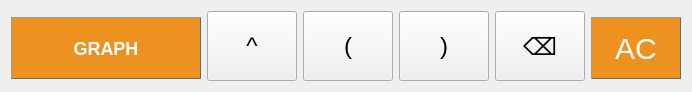
     <widget class="QWidget" name="layoutWidget">
      <property name="geometry">
       <rect>
        <x>50</x>
        <y>100</y>
        <width>692</width>
        <height>82</height>
       </rect>
      </property>
      <layout class="QHBoxLayout" name="horizontalLayout">
       <item>
        <widget class="QPushButton" name="button_graph">
         <property name="sizePolicy">
          <sizepolicy hsizetype="Fixed" vsizetype="Fixed">
           <horstretch>0</horstretch>
           <verstretch>0</verstretch>
          </sizepolicy>
         </property>
         <property name="minimumSize">
          <size>
           <width>190</width>
           <height>70</height>
          </size>
         </property>
         <property name="maximumSize">
          <size>
           <width>190</width>
           <height>70</height>
          </size>
         </property>
         <property name="baseSize">
          <size>
           <width>190</width>
           <height>70</height>
          </size>
         </property>
         <property name="font">
          <font>
           <pointsize>-1</pointsize>
           <italic>false</italic>
           <bold>true</bold>
          </font>
         </property>
         <property name="cursor">
          <cursorShape>PointingHandCursor</cursorShape>
         </property>
         <property name="styleSheet">
          <string notr="true">QPushButton {
background-color: #ed9121;
  border-style: outset;
  border-width: 1px;
  border-color: #646c64;
  color: white;
  
  text-align: center;
  opacity: 0.6;
  margin: 6px, 2px;
  font: bold 18px;
vertical-align: middle;
}

QPushButton:pressed {
background-color:  #ffc793;
border-style: inset;
}

QPushButton:hover {
opacity: 1
}</string>
         </property>
         <property name="text">
          <string>GRAPH</string>
         </property>
         <property name="shortcut">
          <string>G</string>
         </property>
        </widget>
       </item>
       <item>
        <widget class="QPushButton" name="button_pow">
         <property name="sizePolicy">
          <sizepolicy hsizetype="Fixed" vsizetype="Fixed">
           <horstretch>0</horstretch>
           <verstretch>0</verstretch>
          </sizepolicy>
         </property>
         <property name="minimumSize">
          <size>
           <width>90</width>
           <height>70</height>
          </size>
         </property>
         <property name="maximumSize">
          <size>
           <width>90</width>
           <height>70</height>
          </size>
         </property>
         <property name="baseSize">
          <size>
           <width>90</width>
           <height>70</height>
          </size>
         </property>
         <property name="font">
          <font>
           <pointsize>18</pointsize>
           <italic>false</italic>
           <bold>false</bold>
           <underline>false</underline>
          </font>
         </property>
         <property name="cursor">
          <cursorShape>PointingHandCursor</cursorShape>
         </property>
         <property name="text">
          <string>^</string>
         </property>
         <property name="shortcut">
          <string>^</string>
         </property>
        </widget>
       </item>
       <item>
        <widget class="QPushButton" name="button_openbracket">
         <property name="sizePolicy">
          <sizepolicy hsizetype="Fixed" vsizetype="Fixed">
           <horstretch>0</horstretch>
           <verstretch>0</verstretch>
          </sizepolicy>
         </property>
         <property name="minimumSize">
          <size>
           <width>90</width>
           <height>70</height>
          </size>
         </property>
         <property name="maximumSize">
          <size>
           <width>90</width>
           <height>70</height>
          </size>
         </property>
         <property name="baseSize">
          <size>
           <width>90</width>
           <height>70</height>
          </size>
         </property>
         <property name="font">
          <font>
           <pointsize>18</pointsize>
           <italic>false</italic>
           <bold>false</bold>
           <underline>false</underline>
          </font>
         </property>
         <property name="cursor">
          <cursorShape>PointingHandCursor</cursorShape>
         </property>
         <property name="text">
          <string>(</string>
         </property>
         <property name="shortcut">
          <string>(</string>
         </property>
        </widget>
       </item>
       <item>
        <widget class="QPushButton" name="button_closebracket">
         <property name="sizePolicy">
          <sizepolicy hsizetype="Fixed" vsizetype="Fixed">
           <horstretch>0</horstretch>
           <verstretch>0</verstretch>
          </sizepolicy>
         </property>
         <property name="minimumSize">
          <size>
           <width>90</width>
           <height>70</height>
          </size>
         </property>
         <property name="maximumSize">
          <size>
           <width>90</width>
           <height>70</height>
          </size>
         </property>
         <property name="baseSize">
          <size>
           <width>90</width>
           <height>70</height>
          </size>
         </property>
         <property name="font">
          <font>
           <pointsize>18</pointsize>
           <italic>false</italic>
           <bold>false</bold>
           <underline>false</underline>
          </font>
         </property>
         <property name="cursor">
          <cursorShape>PointingHandCursor</cursorShape>
         </property>
         <property name="text">
          <string>)</string>
         </property>
         <property name="shortcut">
          <string>)</string>
         </property>
        </widget>
       </item>
       <item>
        <widget class="QPushButton" name="button_backspace">
         <property name="sizePolicy">
          <sizepolicy hsizetype="Fixed" vsizetype="Fixed">
           <horstretch>0</horstretch>
           <verstretch>0</verstretch>
          </sizepolicy>
         </property>
         <property name="minimumSize">
          <size>
           <width>90</width>
           <height>70</height>
          </size>
         </property>
         <property name="maximumSize">
          <size>
           <width>90</width>
           <height>70</height>
          </size>
         </property>
         <property name="baseSize">
          <size>
           <width>90</width>
           <height>70</height>
          </size>
         </property>
         <property name="font">
          <font>
           <pointsize>18</pointsize>
           <italic>false</italic>
           <bold>false</bold>
           <underline>false</underline>
          </font>
         </property>
         <property name="cursor">
          <cursorShape>PointingHandCursor</cursorShape>
         </property>
         <property name="text">
          <string>⌫</string>
         </property>
         <property name="shortcut">
          <string>Backspace</string>
         </property>
        </widget>
       </item>
       <item>
        <widget class="QPushButton" name="button_ac">
         <property name="sizePolicy">
          <sizepolicy hsizetype="Fixed" vsizetype="Fixed">
           <horstretch>0</horstretch>
           <verstretch>0</verstretch>
          </sizepolicy>
         </property>
         <property name="minimumSize">
          <size>
           <width>90</width>
           <height>70</height>
          </size>
         </property>
         <property name="maximumSize">
          <size>
           <width>90</width>
           <height>70</height>
          </size>
         </property>
         <property name="baseSize">
          <size>
           <width>90</width>
           <height>70</height>
          </size>
         </property>
         <property name="font">
          <font>
           <pointsize>-1</pointsize>
           <italic>false</italic>
           <bold>false</bold>
          </font>
         </property>
         <property name="cursor">
          <cursorShape>PointingHandCursor</cursorShape>
         </property>
         <property name="styleSheet">
          <string notr="true">QPushButton {
background-color: #ed9121;
  border-style: outset;
  border-width: 1px;
  border-color: #646c64;
  color: white;
  text-align: center;
  opacity: 0.6;
  margin: 6px, 2px;
  font: 30px;
vertical-align: middle;
}

QPushButton:pressed {
background-color:  #ffc793;
border-style: inset;
}

QPushButton:hover {
opacity: 1
}</string>
         </property>
         <property name="text">
          <string>AC</string>
         </property>
         <property name="shortcut">
          <string>Del</string>
         </property>
        </widget>
       </item>
      </layout>
     </widget>
